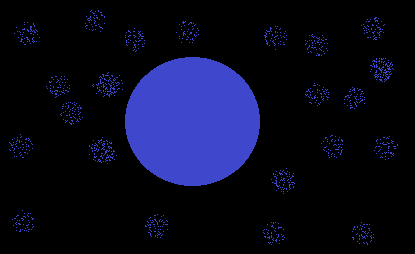
#> input picture PLGlnWj.png, 415 x 254 px
$ python teste.py
#> lines starting #> are read from the running program, lines starting #| are printed output that depends on the picture; after the words box and inside, x2 and y2 are one past the last pixel; in counts of white or black regions, pixels touching at a corner belong together
import numpy as np      # noqa
import cv2
from matplotlib import pyplot as plt
import imutils

image =  'PLGlnWj.png'
img = cv2.imread(image)
#> img is the input picture: shape (254, 415, 3); mean B, G, R 29.7, 10.5, 9.2
imgray = cv2.cvtColor(img, cv2.COLOR_BGR2GRAY)
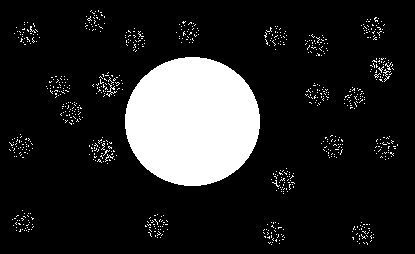
#> imgray: shape (254, 415); values 0 (black) and 84 (white), 14.6% white; 748 white regions (745 under 20 px), largest, box (x1, y1, x2, y2) and area: (125, 57, 260, 186) 13673, (106, 83, 117, 97) 36, (383, 69, 391, 82) 28
imgray =  imgray * 255
ret, thresh = cv2.threshold(imgray, 127, 255, 0)


kernel = cv2.getStructuringElement(cv2.MORPH_RECT, (6,6))
dilation = cv2.dilate(thresh, kernel, iterations=1 )
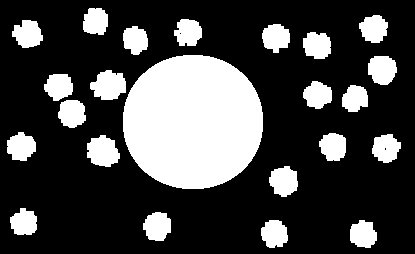
#> dilation: shape (254, 415); 27.2% white; 23 white regions, largest, box (x1, y1, x2, y2) and area: (123, 55, 263, 189) 15018, (90, 70, 126, 100) 790, (87, 135, 120, 167) 778

edges = cv2.Canny(dilation,150,200)
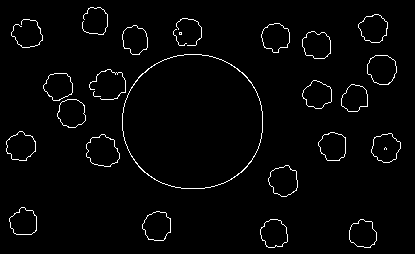
#> edges: shape (254, 415); 2.3% white in thin lines or dots
contours, hierarchy = cv2.findContours(edges.copy(), cv2.RETR_EXTERNAL, cv2.CHAIN_APPROX_SIMPLE)
#> contours = 26 contours, 7 with area under 20; largest, box (x1, y1, x2, y2) and area: (122, 54, 263, 189) 15043, (86, 134, 120, 167) 776, (367, 55, 397, 85) 674, (268, 165, 298, 197) 667, (142, 211, 171, 241) 627
for contour in contours:
    try:
        M = cv2.moments(contour)
        cX = int(M["m10"] / M["m00"])
        cY = int(M["m01"] / M["m00"])
    except ZeroDivisionError:
        pass

    contornos = cv2.drawContours(img, [contour], -1, (0,255,0), 1)
    cv2.circle(img, (cX, cY), 1, (255,255,255), -1)
    cv2.imwrite('imagem_resultado.png', img)
    plt.imshow(img)
#> this loop made 26 passes
#> (cX, cY) on passes 1, 2, 3, 4, 5, 6, 7, 8, 9, 10, 12, 13: (362, 233), (273, 233), (156, 225), (23, 221), (283, 180), (102, 150), (385, 147), (332, 145), (20, 146), (71, 112), (354, 97), (317, 94)
#> (contour, cX, cY) on pass 18: ([[179, 32], [179, 34], [181, 34], [181, 32]], 180, 33)
#> pass 2, `contornos = cv2.drawContours(img, [contour], -1, (0,255,0), 1)`:
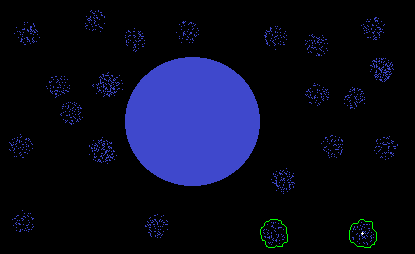
#> contornos: shape (254, 415, 3); mean B, G, R 29.7, 10.9, 9.2
#> after the loop:
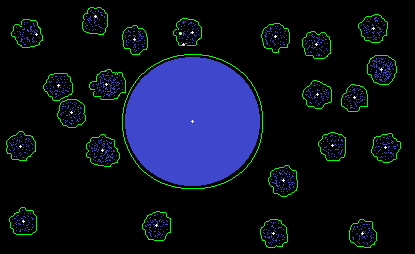
#> img: shape (254, 415, 3); 2.35% of pixels changed, all inside (x1, y1, x2, y2) = (6, 7, 401, 248)
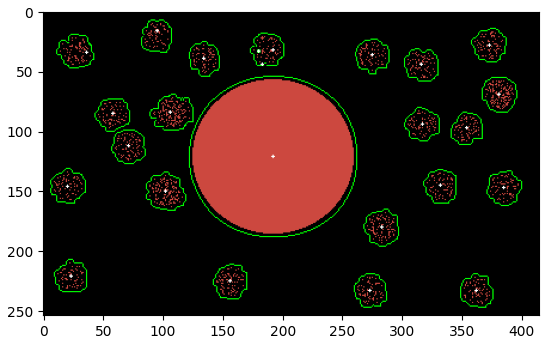
#> figure drawn by matplotlib, 1 panel; B, G, R data is drawn as R, G, B
